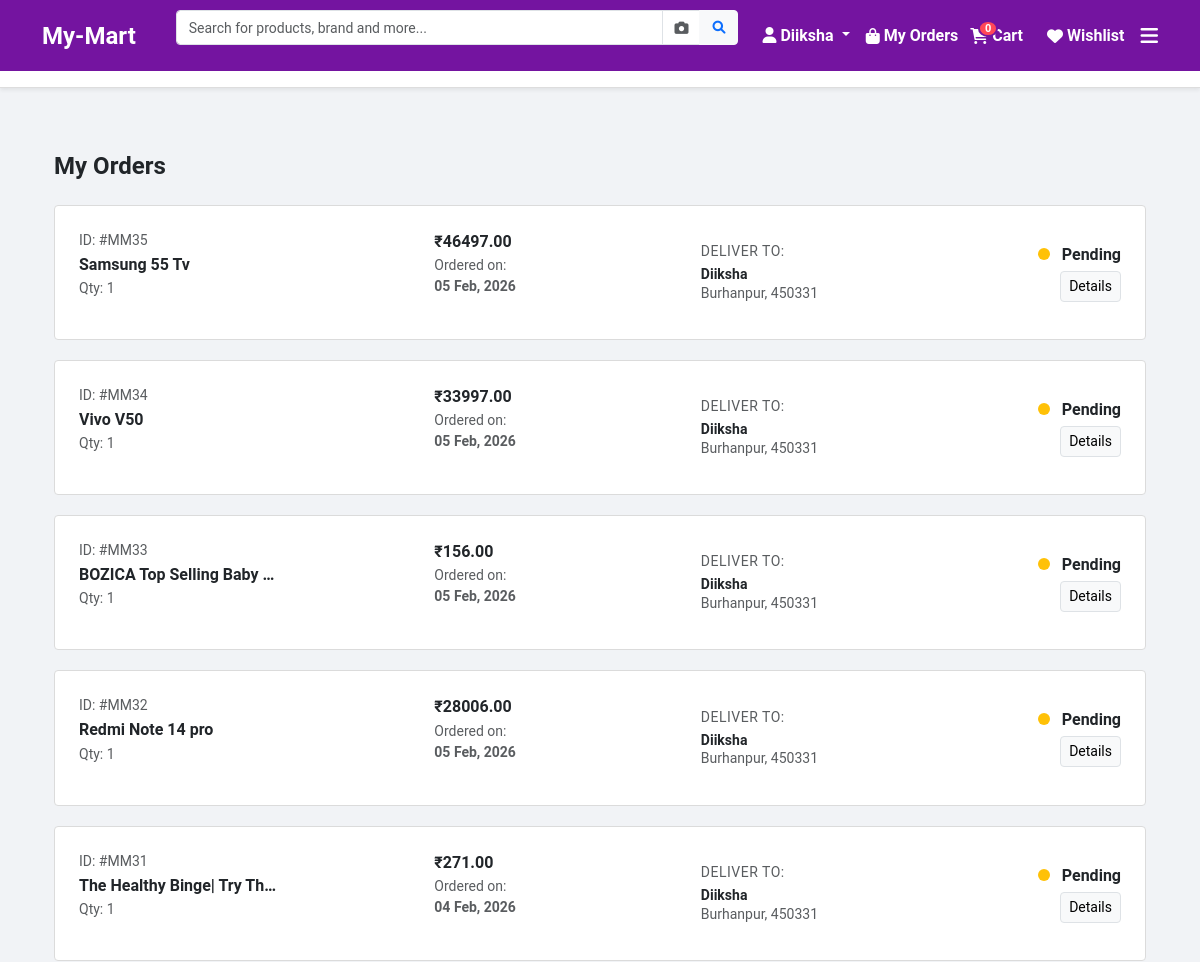
Page /my-orders/ (signed in, upper part) on the earlier database version.
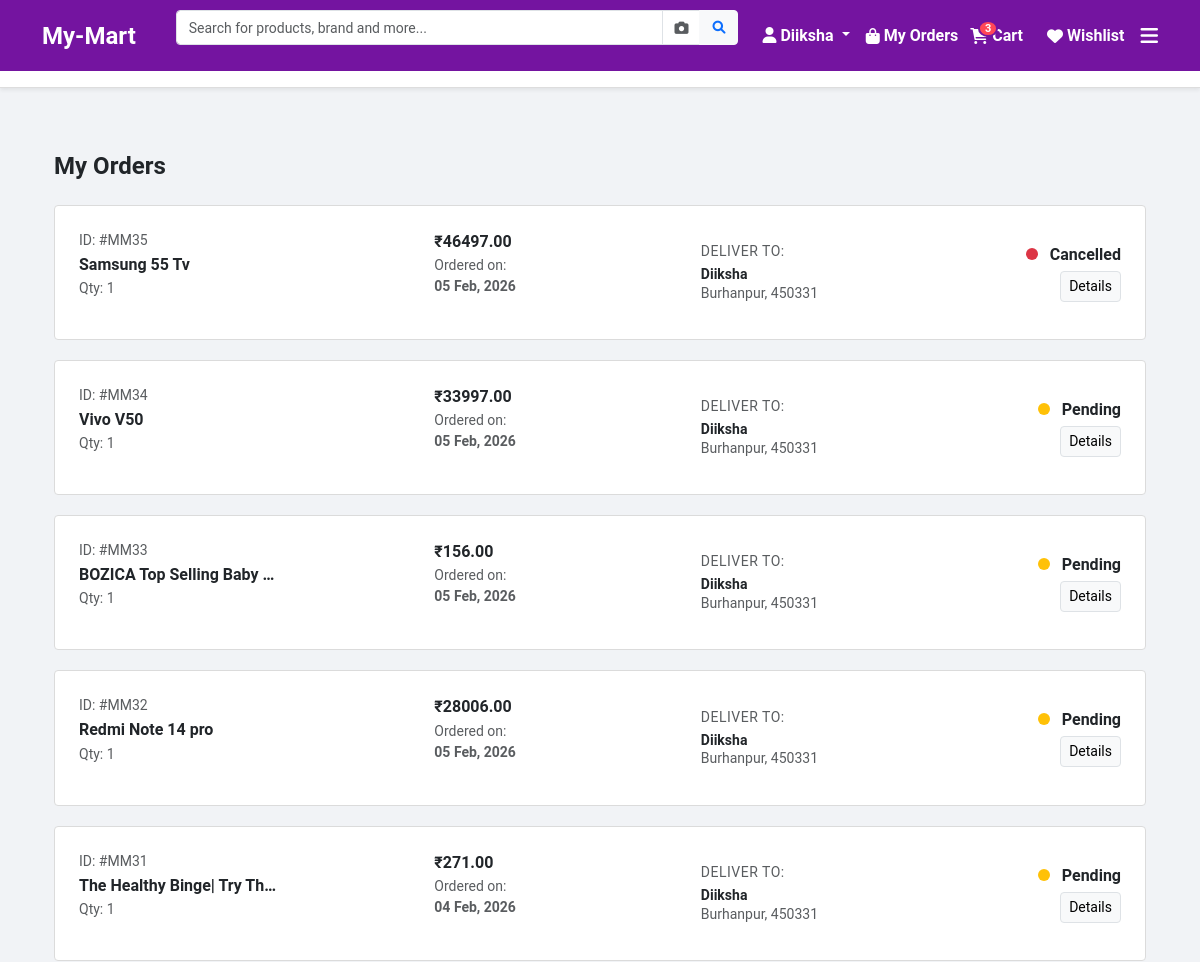
Same page on the later database version.
### collection/models.py (models this page shows, shortened)
class Order(models.Model):
    STATUS_CHOICES = [
        ('Pending', 'Order Placed'),
        ('Packed', 'Packed & Ready'),
        ('Shipped', 'On the Way (Shipped)'),
        ('Out for Delivery', 'Out for Delivery'),
        ('Delivered', 'Delivered'),
        ('Cancelled', 'Cancelled'),
    ]
    customer = models.ForeignKey(Customer, on_delete=models.CASCADE)
    product = models.ForeignKey(Product, on_delete=models.CASCADE)
    quantity = models.IntegerField(default=1)
    total_amount = models.DecimalField(max_digits=10, decimal_places=2, default=0.00)
    status = models.CharField(max_length=50, choices=STATUS_CHOICES, default='Pending')
    current_location = models.CharField(max_length=255, default="Seller Warehouse")
    expected_delivery = models.DateField(null=True, blank=True)
    tracking_id = models.CharField(max_length=100, null=True, blank=True)
    ordered_date = models.DateTimeField(auto_now_add=True)
    updated_at = models.DateTimeField(auto_now=True) # Status change ka time track karne ke liye

class Product(models.Model):
    category = models.ForeignKey('Category', on_delete=models.CASCADE, related_name='products')
    name = models.CharField(max_length=200)
    description = models.TextField()
    original_price = models.DecimalField(max_digits=10, decimal_places=2, default=0.00)
    selling_price = models.DecimalField(max_digits=10, decimal_places=2, default=0.00)
    price = models.DecimalField(max_digits=10, decimal_places=2, default=0.00)
    discount_price = models.DecimalField(max_digits=10, decimal_places=2, null=True, blank=True)
    image = models.ImageField(upload_to='products/')
    is_featured = models.BooleanField(default=False)
    stock = models.IntegerField(default=10)
    created_at = models.DateTimeField(auto_now_add=True)

class Customer(models.Model):
    user = models.OneToOneField(User, on_delete=models.CASCADE) # Login details ke liye
    name = models.CharField(max_length=200)
    phone = models.CharField(max_length=15, null=True, blank=True)
    address = models.TextField(null=True, blank=True)
    city = models.CharField(max_length=100, null=True, blank=True)
    pincode = models.IntegerField(null=True, blank=True)

### collection/views.py (the view)
# urls.py: path('my-orders/', views.my_orders, name='my_orders'),
@login_required
def my_orders(request):
    orders = Order.objects.filter(customer__user=request.user).order_by('-ordered_date')
    context = {
        'orders': orders
    }
    return render(request, 'collection/my_orders.html', context)

### collection/context_processors.py (called while the page is built)
def cart_count_processor(request):
    if request.user.is_authenticated:
        count = CartItem.objects.filter(user=request.user).count()
        return {'cart_count': count}
    return {'cart_count': 0}

### collection/templates/collection/my_orders.html (shortened to what this page needs)
<html>
{% extends 'collection/index.html' %}
{% block content %}
<div class="container py-5">
    <h4 class="fw-bold mb-4">My Orders</h4>
    {% if orders %}
        {% for order in orders %}
        <a href="{% url 'order_view' order.id %}" class="order-card p-4">
            <div class="row align-items-center">
                <div class="col-md-4 d-flex align-items-center">
                    <div>
                        <p class="text-muted small mb-1">ID: #MM{{ order.id }}</p>
                        <h6 class="fw-bold mb-0 text-truncate" style="max-width: 200px;">{{ order.product.name }}</h6>
                        <p class="text-muted small mt-1">Qty: {{ order.quantity }}</p>
                    </div>
                </div>
                <div class="col-md-3">
                    <h6 class="fw-bold mb-1">₹{{ order.total_amount }}</h6>
                    <p class="text-muted small">Ordered on: <br><strong>{{ order.ordered_date|date:"d M, Y" }}</strong></p>
                </div>
                <div class="col-md-3">
                    <p class="small mb-1 text-muted text-uppercase" style="letter-spacing: 0.5px;">Deliver to:</p>
                    <h6 class="small fw-bold mb-0">{{ order.customer.user.username|title }}</h6>
                    <p class="text-muted small mb-0">{{ order.customer.city }}, {{ order.customer.pincode }}</p>
                </div>
                <div class="col-md-2 text-md-end">
                    <p class="mb-1 fw-bold">
                        <span class="status-dot
                            {% if order.status == 'Delivered' %}status-delivered
                            {% elif order.status == 'Shipped' %}status-shipped
                            {% elif order.status == 'Pending' %}status-pending
                            {% elif order.status == 'Cancelled' %}status-cancelled
                            {% else %}status-packed{% endif %}">
                        </span>
                        {{ order.status }}
                    </p>
                    <span class="btn btn-sm btn-light border">Details</span>
                </div>
            </div>
        </a>
        {% endfor %}
    {% endif %}
</div>
{% endblock %}

### collection/templates/collection/index.html (shortened to what this page needs)
<!DOCTYPE html>
<html lang="en">
<head>
    <link href="https://cdn.jsdelivr.net/npm/bootstrap@5.3.0/dist/css/bootstrap.min.css" rel="stylesheet">
    <link rel="stylesheet" href="https://cdnjs.cloudflare.com/ajax/libs/font-awesome/6.0.0/css/all.min.css">
</head>
<body>
    <nav class="navbar navbar-expand-lg navbar-dark sticky-top">
        <div class="container">
            <a class="navbar-brand fw-bold fs-4" href="{% url 'index' %}">My-Mart</a>
            <form id="searchForm" class="d-flex flex-grow-1 mx-2 mx-lg-4" method="POST" action="{% url 'index' %}" enctype="multipart/form-data">
                <div class="input-group">
                    <input class="form-control" name="search" type="search" placeholder="Search for products, brand and more..." value="{{ request.GET.search }}" style="border-radius: 4px 0 0 4px; height: 35px; font-size: 14px;">
                    <span class="input-group-text bg-white" style="border-left: none; border-right: none; cursor: pointer;" onclick="document.getElementById('cameraInput').click();">
                        <i class="fas fa-camera text-muted" style="font-size: 14px;"></i>
                    </span>
                    <button class="btn btn-light" type="submit" style="border-radius: 0 4px 4px 0; height: 35px;">
                        <i class="fa fa-search text-primary" style="font-size: 13px;"></i>
                    </button>
                </div>
            </form>
            <div class="d-flex align-items-center gap-2 text-white">
                {% if user.is_authenticated %}
                <div class="dropdown me-2">
                    <span class="dropdown-toggle fw-bold text-white" style="cursor: pointer;" data-bs-toggle="dropdown">
                        <i class="fa fa-user me-1"></i>{{ user.username|capfirst }}
                    </span>
                </div>
                {% else %}
                <a href="{% url 'login' %}" class="btn btn-light text-primary fw-bold btn-sm px-4 shadow-sm">Login</a>
                <a href="{% url 'signup' %}" class="text-white text-decoration-none fw-bold small ms-2 me-2">Sign Up</a>
                {% endif %}
                <a class="nav-link text-white fw-bold d-flex align-items-center gap-1 me-1" href="{% url 'my_orders' %}">
                    <i class="fa fa-shopping-bag"></i><span class="d-none d-md-inline">My Orders</span>
                </a>
                <a href="{% url 'view_cart' %}" class="text-white text-decoration-none fw-bold d-flex align-items-center gap-1 me-3">
                    <div class="cart-wrapper">
                        <i class="fas fa-shopping-cart"></i>
                        <span class="cart-badge" id="cart-count">{{ cart_count }}</span>
                    </div>
                    <span class="d-none d-md-inline">Cart</span>
                </a>
                <a class="nav-link text-white fw-bold d-flex align-items-center gap-1 me-2" href="{% url 'view_wishlist' %}">
                    <i class="fas fa-heart text-white"></i>
                    <span class="d-none d-md-inline">Wishlist</span>
                </a>
                <a href="javascript:void(0)" class="text-white" data-bs-toggle="offcanvas" data-bs-target="#filterMenu">
                    <i class="fas fa-bars fa-lg"></i>
                </a>
            </div>
        </div>
    </nav>
    <div class="category-container mb-3 shadow-sm">
        <div class="container">
            <div class="row text-center py-2 flex-nowrap overflow-auto">
            </div>
        </div>
    </div>
    <div class="container">
        {% block content %}{% endblock %}
    </div>
</body>
</html>

Differences in the rows shown:
changed Order "Samsung 55 Tv": status "Pending" → "Cancelled"
Other differences:
{{ cart_count }}: "0" → "3"
